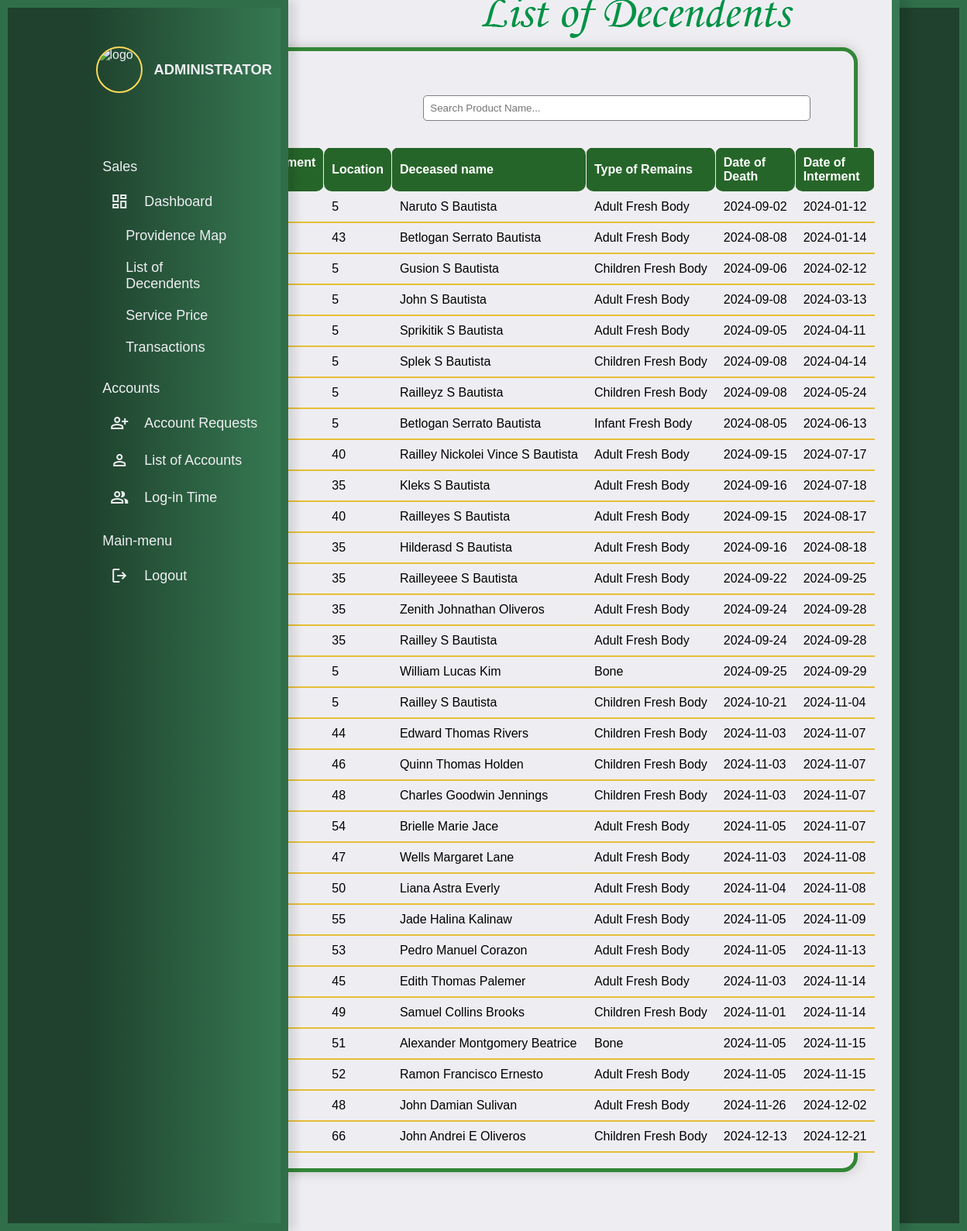
Screenshot of /lotlist.php with the database file from the repository.
### tables this page shows
CREATE TABLE `interment_forms` (
  `INTERMENTFORM_ID` int(11) NOT NULL,
  `STATUS` varchar(255) NOT NULL,
  `ACCOUNT_ID` int(11) DEFAULT NULL,
  `LASTNAME` varchar(255) NOT NULL,
  `FIRSTNAME` varchar(255) NOT NULL,
  `MIDDLENAME` varchar(255) DEFAULT NULL,
  `DATE_OF_BIRTH` date NOT NULL,
  `DATE_OF_DEATH` date NOT NULL,
  `AGE` int(11) NOT NULL,
  `DATE_OF_INTERMENT` date NOT NULL,
  `DAY_OF_INTERMENT` varchar(20) NOT NULL,
  `DAYOFWEEK` varchar(255) NOT NULL,
  `TIME` varchar(999) NOT NULL,
  `REMAINS_TYPE` varchar(255) NOT NULL,
  `VAULT_TYPE` varchar(255) NOT NULL,
  `FILE1` varchar(255) NOT NULL,
  `FILE2` varchar(255) NOT NULL,
  `FILE3` varchar(255) NOT NULL,
  `FILE4` varchar(255) NOT NULL,
  `FILE5` varchar(255) NOT NULL,
  `FILE6` varchar(255) NOT NULL,
  `LOCATION_ID` varchar(100) NOT NULL,
  `INTERMENT_OPTION` varchar(255) NOT NULL,
  `FUNERAL_SERVICE` varchar(255) NOT NULL,
  `LENGTH` varchar(255) NOT NULL,
  `WIDTH` varchar(255) NOT NULL,
  `HEIGHT` varchar(255) NOT NULL,
  `EPITAPH` text NOT NULL,
  `SPECIAL_INSTRUCTIONS` text NOT NULL,
  `TENTRENTALNUM` int(11) DEFAULT NULL,
  `CHAIRRENTALNUM` int(11) DEFAULT NULL,
  `VIP_INTERMENT_SERVICE` varchar(255) NOT NULL,
  `INTERMENT_PRICE` varchar(255) NOT NULL,
  `CHAIR_PRICE` varchar(255) NOT NULL,
  `TENT_PRICE` varchar(255) NOT NULL,
  `PAYMENT_OPTION` varchar(255) NOT NULL,
  `ACCOUNT_NUMBER` varchar(255) NOT NULL,
  `TOTAL_PRICE` varchar(255) NOT NULL
);

### lotlist.php (the view, shortened to what this page needs)
<!DOCTYPE html>
<html lang="en">
  <head>
    <link rel="stylesheet" href="lotlist.css">
  </head>
  <model-viewer id="myModelViewer" src="3dmodels/frontdesklogo.gltf" alt="A 3D model of a walking character"
    shadow-intensity="0.5" ar animation-name="animation_name" autoplay="speed: 0.5"
    class="providence3dlogo" camera-orbit="180deg 90deg 150m">
</model-viewer>
<div class="sidebackground">
</div>
<div class="rightbackground">
</div>
<model-viewer id="myModelViewer" src="3dmodels/ADMINISTRATORTEXT.gltf" alt="A 3D model of a walking character"
    shadow-intensity="3" ar animation-name="animation_name" autoplay="speed: 0.5"
    class="admintext3d" camera-orbit="340deg 83deg 200m" camera-controls>
</model-viewer>
  <body>
  <?php
include "adminaside.php";
?>
  </body>
  <div class="internmentform">
  <h1><img src="pictures/listofdecendents70.png" alt="" class="small-image"></h1>
  <div class="detailstable">
  <div class="search-bar">
        <input type="text" id="search-input" placeholder="Search Product Name..." onkeyup="filterTable()">
        <button type="button" onclick="filterTable()"><ion-icon name="search-outline"></ion-icon></button>
    </div>
        <?php
        include "dbconnection.php";
        $sql = "SELECT * FROM interment_forms WHERE STATUS = 'Mark as done' ORDER BY DATE_OF_INTERMENT ASC";
        $result = mysqli_query($conn, $sql);
        echo"
		<center>
    <table border=1 id='product-table'>
            <thead>
            <tr>
                <th>Interment ID</th>
                <th>Location</th>
                <th>Deceased name</th>
                <th>Type of Remains</th>
                <th>Date of Death</th>
                <th>Date of Interment</th>
            </tr>
            </thead>
           ";
            while($row = mysqli_fetch_assoc($result)){
                $fullName = $row['FIRSTNAME'] . ' ' . $row['MIDDLENAME'] . ' ' . $row['LASTNAME'];
        echo"
    <tr class='clickable-row'>
                <td>".$row['INTERMENTFORM_ID']."</td>
                <td>".$row['LOCATION_ID']."</td>
                <td>". $fullName ."</td>
                <td>".$row['REMAINS_TYPE']."</td>
                <td>".$row['DATE_OF_DEATH']."</td>
                <td>".$row['DATE_OF_INTERMENT']."</td>
            </tr>";
            }
        echo"
            </tbody>
        </table>
		</center>
        ";
		 ?>
    </div>
    </div>
</html>

### lotlist.css (style rules this page uses)
.providence3dlogo { position: absolute; top: 5%; left: 93.2%; height: 100px; width: 120px; z-index: 1000; overflow-y: hidden; }
.sidebackground { height: 100%; background-color: #1f412d; position: absolute; left: 0; z-index: 2; top: 0; width: 20%; border-top: 10px solid #306e4a; border-bottom: 10px solid #306e4a; border-left: 10px solid #306e4a; }
.rightbackground { height: 100%; background-color: #1f412d; position: absolute; left: 90%; z-index: 0; top: 0; width: 10%; border-top: 10px solid #306e4a; border-bottom: 10px solid #306e4a; border-right: 10px solid #306e4a; }
.admintext3d { position: absolute; top: 10%; left: -2.5%; height: 80%; width: 250px; z-index: 1000; }
* { margin: 0; padding: 0; box-sizing: border-box; font-family: 'Poppins', sans-serif; box-sizing: border-box; }
body { display: flex; position: relative; justify-content: center; align-items: center; min-height: 100vh; background-color: #eeeef2; background-image: linear-gradient(to right, rgba(0, 0, 0, 0.9), rgba(0, 0, 0, 0)), url('pictures/backgroundimage.jpg'); background-size: cover; background-position: center; margin: 0; }
.internmentform { position: absolute; background-color: #eeeef2; width: 71%; height: 100%; left: 22%; align-items: center; border-right: 10px solid #367952; border-bottom: none; backdrop-filter: blur(7px); padding-top: 5%; box-shadow: 10px 0px 10px 2px rgba(0, 0, 0, 0.1); overflow-x: hidden; }
.internmentform h1 { position: relative; width: 50%; top: -5%; left: 30%; }
.detailstable { top: -5%; left: 5%; position: relative; padding-top: 5%; height: auto; width: 90%; border: 1px solid rgba(0, 0, 0, 0.1); box-shadow: 0 0 15px #bfbfbf; background-color: #eeeef2; border-radius: 20px; border: 5px solid #328636; }
table { position: relative; top: 15%; text-align: center; max-width: 100%; width: 90%; border-collapse: collapse; border-radius: 15px; margin: 0 auto; border-radius: 5px; border: none; }
td { max-height: 10px; overflow: hidden; padding: 5px; text-overflow: ellipsis; white-space: nowrap; text-align: center; background-color: #eeeef2; }
th { padding: 10px; text-align: center; border-radius: 10px; height: 12px; }
th { background-color: #266529; color: white; font-weight: bold; }
.search-bar { position: relative; top: 5%; left: 28%; display: flex; align-items: center; z-index: 99999; margin-left: auto; border-radius: 5px; padding: 5px; }
.search-bar input { padding: 8px; width: 500px; border: none; border-radius: 5px; border: 1px solid gray; }
.search-bar button { background-color: transparent; border: none; cursor: pointer; color: #000000; height: 50px; width: 40px; font-size: 24px; }
#product-table { width: 90%; border-collapse: collapse; margin: 20px auto; font-family: Arial, sans-serif; }
#product-table th, #product-table td { padding: 10px; text-align: left; }
.clickable-row { cursor: pointer; transition: transform 0.2s ease-in-out; border-bottom: 2px solid #e7be37; }

### rows the page displays
interment_forms: LOCATION_ID "5", fullName "Naruto S Bautista", REMAINS_TYPE "Adult Fresh Body", DATE_OF_DEATH "2024-09-02", DATE_OF_INTERMENT "2024-01-12"
interment_forms: LOCATION_ID "43", fullName "Betlogan Serrato Bautista", REMAINS_TYPE "Adult Fresh Body", DATE_OF_DEATH "2024-08-08", DATE_OF_INTERMENT "2024-01-14"
interment_forms: LOCATION_ID "5", fullName "Gusion S Bautista", REMAINS_TYPE "Children Fresh Body", DATE_OF_DEATH "2024-09-06", DATE_OF_INTERMENT "2024-02-12"
interment_forms: LOCATION_ID "5", fullName "John S Bautista", REMAINS_TYPE "Adult Fresh Body", DATE_OF_DEATH "2024-09-08", DATE_OF_INTERMENT "2024-03-13"
interment_forms: LOCATION_ID "5", fullName "Sprikitik S Bautista", REMAINS_TYPE "Adult Fresh Body", DATE_OF_DEATH "2024-09-05", DATE_OF_INTERMENT "2024-04-11"
interment_forms: LOCATION_ID "5", fullName "Splek S Bautista", REMAINS_TYPE "Children Fresh Body", DATE_OF_DEATH "2024-09-08", DATE_OF_INTERMENT "2024-04-14"
interment_forms: LOCATION_ID "5", fullName "Railleyz S Bautista", REMAINS_TYPE "Children Fresh Body", DATE_OF_DEATH "2024-09-08", DATE_OF_INTERMENT "2024-05-24"
interment_forms: LOCATION_ID "5", fullName "Betlogan Serrato Bautista", REMAINS_TYPE "Infant Fresh Body", DATE_OF_DEATH "2024-08-05", DATE_OF_INTERMENT "2024-06-13"
interment_forms: LOCATION_ID "40", fullName "Railley Nickolei Vince S Bautista", REMAINS_TYPE "Adult Fresh Body", DATE_OF_DEATH "2024-09-15", DATE_OF_INTERMENT "2024-07-17"
interment_forms: LOCATION_ID "35", fullName "Kleks S Bautista", REMAINS_TYPE "Adult Fresh Body", DATE_OF_DEATH "2024-09-16", DATE_OF_INTERMENT "2024-07-18"
interment_forms: LOCATION_ID "40", fullName "Railleyes S Bautista", REMAINS_TYPE "Adult Fresh Body", DATE_OF_DEATH "2024-09-15", DATE_OF_INTERMENT "2024-08-17"
interment_forms: LOCATION_ID "35", fullName "Hilderasd S Bautista", REMAINS_TYPE "Adult Fresh Body", DATE_OF_DEATH "2024-09-16", DATE_OF_INTERMENT "2024-08-18"
interment_forms: LOCATION_ID "35", fullName "Railleyeee S Bautista", REMAINS_TYPE "Adult Fresh Body", DATE_OF_DEATH "2024-09-22", DATE_OF_INTERMENT "2024-09-25"
interment_forms: LOCATION_ID "35", fullName "Zenith Johnathan Oliveros", REMAINS_TYPE "Adult Fresh Body", DATE_OF_DEATH "2024-09-24", DATE_OF_INTERMENT "2024-09-28"
interment_forms: LOCATION_ID "35", fullName "Railley S Bautista", REMAINS_TYPE "Adult Fresh Body", DATE_OF_DEATH "2024-09-24", DATE_OF_INTERMENT "2024-09-28"
interment_forms: LOCATION_ID "5", fullName "William Lucas Kim", REMAINS_TYPE "Bone", DATE_OF_DEATH "2024-09-25", DATE_OF_INTERMENT "2024-09-29"
interment_forms: LOCATION_ID "5", fullName "Railley S Bautista", REMAINS_TYPE "Children Fresh Body", DATE_OF_DEATH "2024-10-21", DATE_OF_INTERMENT "2024-11-04"
interment_forms: LOCATION_ID "44", fullName "Edward Thomas Rivers", REMAINS_TYPE "Children Fresh Body", DATE_OF_DEATH "2024-11-03", DATE_OF_INTERMENT "2024-11-07"
interment_forms: LOCATION_ID "46", fullName "Quinn Thomas Holden", REMAINS_TYPE "Children Fresh Body", DATE_OF_DEATH "2024-11-03", DATE_OF_INTERMENT "2024-11-07"
interment_forms: LOCATION_ID "48", fullName "Charles Goodwin Jennings", REMAINS_TYPE "Children Fresh Body", DATE_OF_DEATH "2024-11-03", DATE_OF_INTERMENT "2024-11-07"
interment_forms: LOCATION_ID "54", fullName "Brielle Marie Jace", REMAINS_TYPE "Adult Fresh Body", DATE_OF_DEATH "2024-11-05", DATE_OF_INTERMENT "2024-11-07"
interment_forms: LOCATION_ID "47", fullName "Wells Margaret Lane", REMAINS_TYPE "Adult Fresh Body", DATE_OF_DEATH "2024-11-03", DATE_OF_INTERMENT "2024-11-08"
interment_forms: LOCATION_ID "50", fullName "Liana Astra Everly", REMAINS_TYPE "Adult Fresh Body", DATE_OF_DEATH "2024-11-04", DATE_OF_INTERMENT "2024-11-08"
interment_forms: LOCATION_ID "55", fullName "Jade Halina Kalinaw", REMAINS_TYPE "Adult Fresh Body", DATE_OF_DEATH "2024-11-05", DATE_OF_INTERMENT "2024-11-09"
interment_forms: LOCATION_ID "53", fullName "Pedro Manuel Corazon", REMAINS_TYPE "Adult Fresh Body", DATE_OF_DEATH "2024-11-05", DATE_OF_INTERMENT "2024-11-13"
interment_forms: LOCATION_ID "45", fullName "Edith Thomas Palemer", REMAINS_TYPE "Adult Fresh Body", DATE_OF_DEATH "2024-11-03", DATE_OF_INTERMENT "2024-11-14"
interment_forms: LOCATION_ID "49", fullName "Samuel Collins Brooks", REMAINS_TYPE "Children Fresh Body", DATE_OF_DEATH "2024-11-01", DATE_OF_INTERMENT "2024-11-14"
interment_forms: LOCATION_ID "51", fullName "Alexander Montgomery Beatrice", REMAINS_TYPE "Bone", DATE_OF_DEATH "2024-11-05", DATE_OF_INTERMENT "2024-11-15"
interment_forms: LOCATION_ID "52", fullName "Ramon Francisco Ernesto", REMAINS_TYPE "Adult Fresh Body", DATE_OF_DEATH "2024-11-05", DATE_OF_INTERMENT "2024-11-15"
interment_forms: LOCATION_ID "48", fullName "John Damian Sulivan", REMAINS_TYPE "Adult Fresh Body", DATE_OF_DEATH "2024-11-26", DATE_OF_INTERMENT "2024-12-02"
interment_forms: LOCATION_ID "66", fullName "John Andrei E Oliveros", REMAINS_TYPE "Children Fresh Body", DATE_OF_DEATH "2024-12-13", DATE_OF_INTERMENT "2024-12-21"
